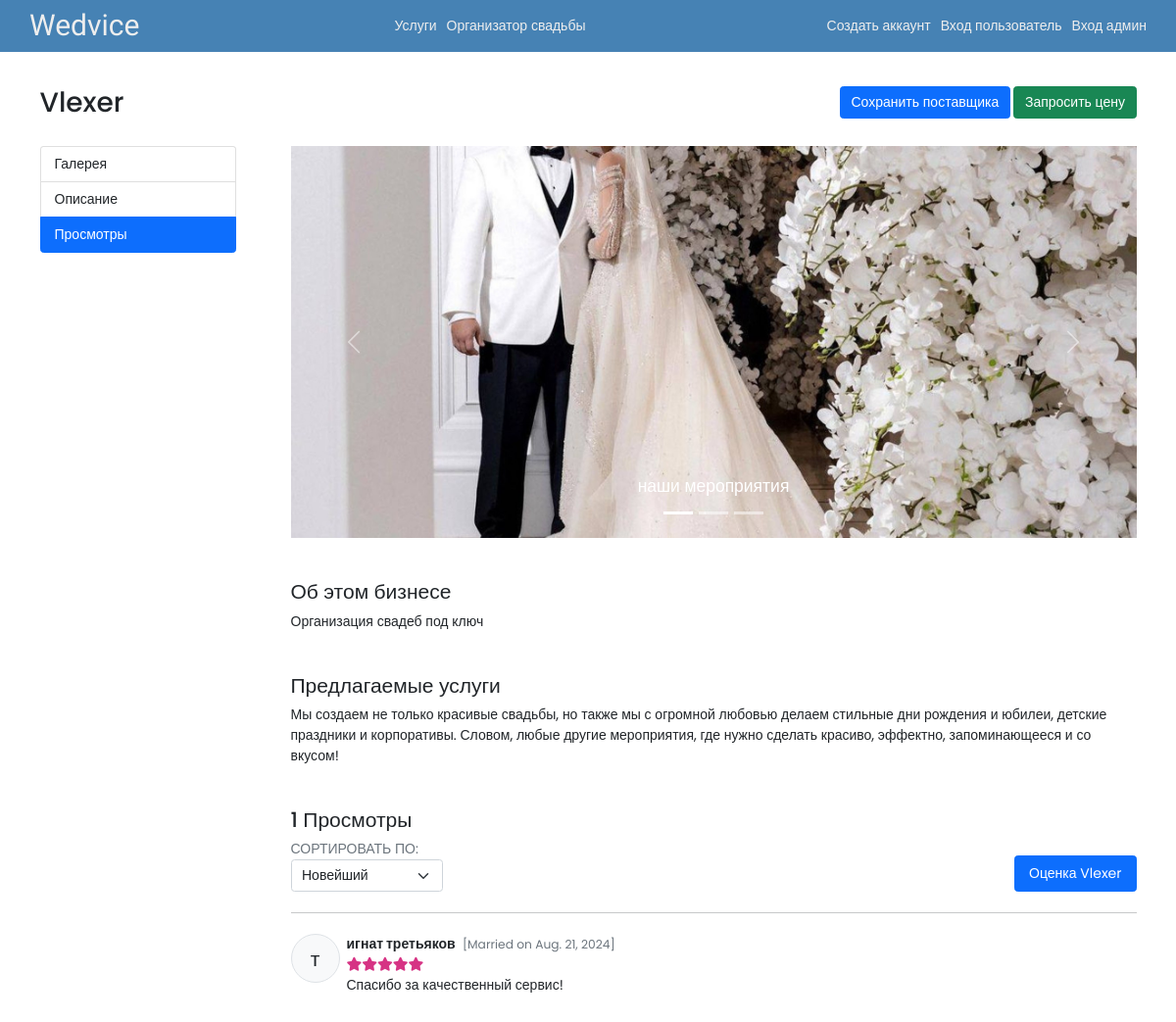
/vendors/24/details, run on the app's committed database.
### dreamwed/models.py (models this page shows, shortened)
class Vendor(models.Model):
   user = models.OneToOneField(User, on_delete=CASCADE, primary_key=True)
   business_name = models.CharField(max_length=100)
   category = models.ForeignKey(
      VendorCategory,
      on_delete=SET_NULL,
      null=True,
      help_text='Select a category for your business.',
      )
   description = models.TextField(max_length=5000)
   services_offered = models.TextField(max_length=5000)
   city = models.CharField(max_length=500)
   location = models.CharField(max_length=200) # street code

class VendorImageUpload(models.Model):
   vendor = models.ForeignKey(Vendor, on_delete=models.CASCADE)
   image = models.ImageField(upload_to='vendor_img_uploads')
   caption = models.CharField(max_length=500)

class Review(models.Model):
   wedplanner = models.ForeignKey(WeddingPlanner, on_delete=models.CASCADE)
   vendor = models.ForeignKey(Vendor, on_delete=models.CASCADE)
   stars = models.SmallIntegerField(
      default=5,
      validators=[
         MaxValueValidator(5),
         MinValueValidator(1)
      ]
   )
   comment = models.TextField(max_length=5000)
   created     = models.DateTimeField(auto_now_add=True)
   modified    = models.DateTimeField(auto_now=True)
   class Meta:
      ordering = ['modified', 'created']

class WeddingPlanner(models.Model):
   user = models.OneToOneField(User, on_delete=CASCADE, primary_key=True)
   partner_first_name = models.CharField(max_length=50, blank=True, null=True)
   partner_last_name = models.CharField(max_length=50, blank=True, null=True)
   wedding_date = models.DateField(blank=True, null=True)
   wedding_budget = models.FloatField(blank=True, null=True)

class User(AbstractUser):
   is_vendor = models.BooleanField(default=False)
   is_wedding_planner = models.BooleanField(default=False)
   phone_number = PhoneNumberField(blank=True, null=True, unique=True)
   profile = models.ImageField(default='default.jpg', upload_to='profile_pics')
   class Meta:
      ordering = ['last_name', 'first_name']

### dreamwed/views/wedplanner.py (the view)
# urls.py: path('vendors/<int:vendor_id>/details', wedplanner.vendor_details, name='vendor-details'),
def vendor_details(request, vendor_id):
   review_form = ReviewForm()
   vendor = Vendor.objects.get(user_id=vendor_id)
   vendor_reviews = Review.objects.filter(vendor_id=vendor_id)
   images = VendorImageUpload.objects.filter(vendor_id=vendor_id)
   context = {
      'review_form': review_form,
      'vendor': vendor,
      'vendor_images': images,
      'vendor_reviews': vendor_reviews,
   }
   return render(request, 'wedplanner/vendor-details.html', context)

### dreamwed/forms.py
class ReviewForm(ModelForm):
   class Meta:
      model = Review
      fields = ['stars', 'comment']
      widgets = {
         'stars': forms.TextInput(attrs={
            'min': 1,
            'max': 5,
            'type': 'number',
            }),
      }

### templates/wedplanner/vendor-details.html (shortened to what this page needs)
{% extends 'base.html' %}
{% load widget_tweaks %}
{% block body %}
{% include 'include/header.html' %}
<section class="intro">
   <div class="container">
      <div class="d-flex justify-content-between py-4 mt-3">
         <h2>{{ vendor.business_name }}</h2>
         <div class="cta">
            <a class="btn btn-primary" href="#">Сохранить поставщика</a>
            <a class="btn btn-success" href="#">Запросить цену</a>
         </div>
      </div>
   </div>
</section>
<main>
   <div class="container grid-200-auto" id="vendor-details">
      <div class="sidebar">
         <div id="side-nav" class="list-group">
            <a class="list-group-item list-group-item-action" href="#vendor-gallery">Галерея</a>
            <a class="list-group-item list-group-item-action" href="#vendor-description">Описание</a>
            <a class="list-group-item list-group-item-action" href="#vendor-reviews">Просмотры</a>
         </div>
      </div>
      <div data-bs-spy="scroll" data-bs-target="#side-nav" data-bs-offset="0" class="main-content" tabindex="0">
         <div id="vendor-gallery">
         <div id="carouselVendorPictures" class="carousel slide" data-bs-ride="carousel">
            <div class="carousel-indicators">
               {% for img_file in vendor_images %}
               <button type="button" data-bs-target="#carouselVendorPictures"></button>
               {% endfor %}
            </div>
            <div class="carousel-inner">
               {% for img_file in vendor_images %}
               <div class="carousel-item">
                  <div class="d-flex align-items-end overflow-hidden" style="height: 400px;">
                     <img src="{{ img_file.image.url }}" class="d-block w-100" alt="...">
                  </div>
                  <div class="carousel-caption d-none d-md-block">
                     <h5>{{ img_file.caption }}</h5>
                  </div>
               </div>
               {% endfor %}
            </div>
            <button class="carousel-control-prev" type="button" data-bs-target="#carouselVendorPictures" data-bs-slide="prev">
               <span class="carousel-control-prev-icon" aria-hidden="true"></span>
            </button>
            <button class="carousel-control-next" type="button" data-bs-target="#carouselVendorPictures" data-bs-slide="next">
               <span class="carousel-control-next-icon" aria-hidden="true"></span>
            </button>
         </div>
         </div>
         <h4 class="mt-5" id="vendor-description">Об этом бизнесе</h4>
         <p>{{ vendor.description }}</p>
         <h4 class="mt-5">Предлагаемые услуги</h4>
         <p>{{ vendor.services_offered }}</p>
         <section class="reviews mt-5">
            <div class="d-flex align-items-end justify-content-between">
               <div>
                  <h4 id="vendor-reviews">{{ vendor_reviews|length }} Просмотры</h4>
                  <div class="text-muted">СОРТИРОВАТЬ ПО:</div>
                  <select name="sort" id="sort" class="form-select">
                     <option value="">Новейший</option>
                  </select>
               </div>
               <button class="btn btn-primary px-3 py-2" data-bs-toggle="modal" data-bs-target="#rateVendor">Оценка {{ vendor.business_name }}</button>
            </div>
            <hr class="my-4">
            {% if vendor_reviews %}
               {% for review in vendor_reviews %}
                  <div class="review d-flex align-items-start mb-3">
                     <div class="circle-50 d-flex align-items-center justify-content-center rounded-circle border bg-light fs-4 me-2">{{ review.wedplanner.user.last_name|make_list|first }}</div>
                     <div class="msg">
                        <strong class="me-1">{{ review.wedplanner.user.first_name }} {{ review.wedplanner.user.last_name }}</strong>
                        <small class="text-muted">[Married on {{ review.wedplanner.wedding_date }}]</small>
                        <div class="rating" data-rating="{{ review.stars }}"></div>
                        <p>{{ review.comment }}</p>
                     </div>
                  </div>
               {% endfor %}
            {% else %}
               <div class="text-center text-muted mt-5">
                  <h6>Нет отзывов об этом поставщике.</h6>
                  <p>Будьте первыми, кто оценит {{ vendor.business_name }}.</p>
               </div>
            {% endif %}
         </section>
      </div>
   </div>
</main>
{% endblock %}

### static/css/main.css (style rules this page uses)
html, body { font: 400 14px/1.5 'Poppins', sans-serif; }
body { margin: 0; padding: 0 0 4rem; position: relative; }
a { text-decoration: none; }
img { max-width: 100%; }
.grid-200-auto { display: grid; grid-template-columns: 200px 1fr; gap: 4rem; }
.circle-50 { --size: 50px; width: var(--size); height: var(--size); }

### data on the page
Vendor: business_name "Vlexer", description "Организация свадеб под ключ", services_offered "Мы создаем не только красивые свадьбы, но также мы с огромной любовью делаем стильные дни рождения и юбилеи, детские праздники и корпоративы. Словом, любые другие мероприятия, где нужно сделать красиво, эффектно, запоминающееся и со вкусом!"
VendorImageUpload: image (picture), caption "наши мероприятия"
Review: wedplanner.user.last_name|make_list "т", wedplanner.user.first_name "игнат", wedplanner.user.last_name "третьяков", wedplanner.wedding_date "Aug. 21, 2024", comment "Спасибо за качественный сервис!"

### other printed values
{{ vendor_reviews|length }} "1"
